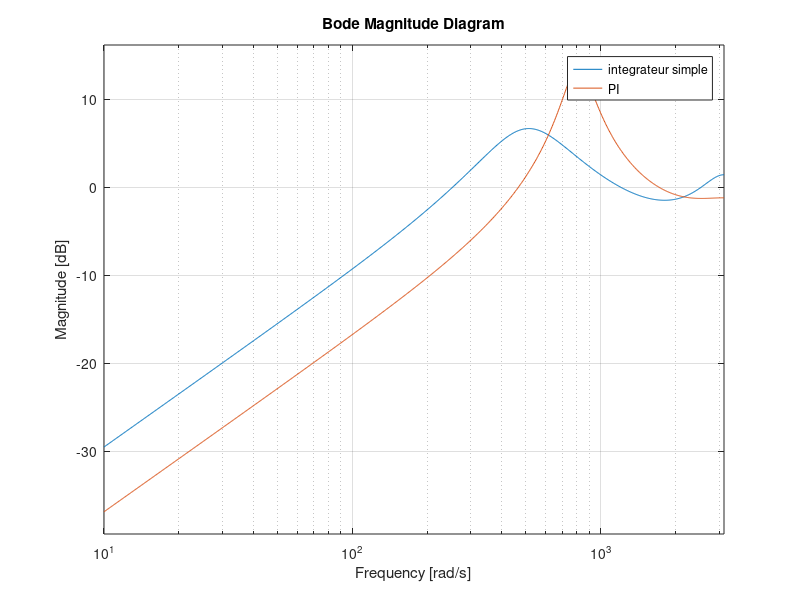
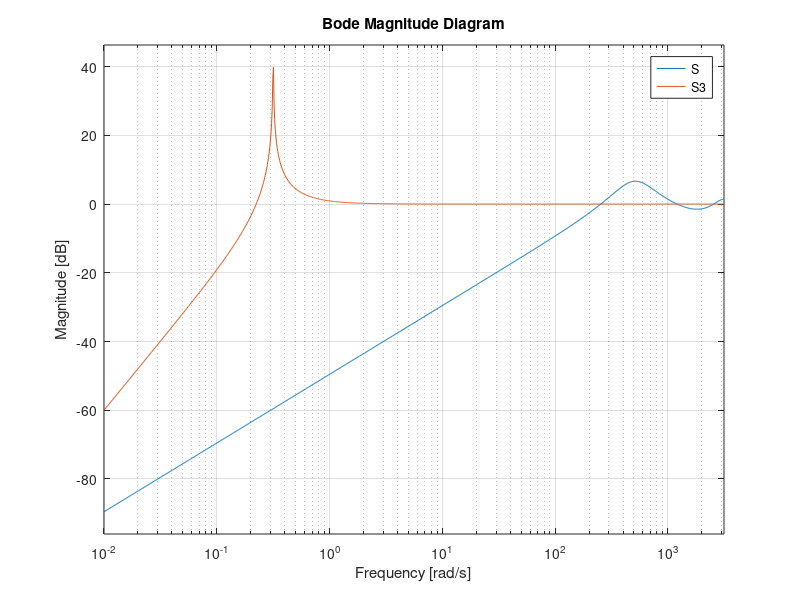

The MATLAB source for these figures, in order:
fs = 1000;
K = tf([0.3],[1,-1],1/fs);
G = tf([1],[1,0,0],1/fs);
S = feedback(1,G*K);
max(abs(eig(S)))

K2 = tf([0.5,0.2],[1,-1],1/fs);

S2 = feedback(1,G*K2);
max(abs(eig(S2)))

figure()
bodemag(S,S2)
legend('integrateur simple', 'PI')
K3 = tf([0.5],[1,-0.99],1/fs);
% figure()
% bodemag(K,K3)

% figure()
% bodemag(feedback(G*K,G*K),feedback(G*K3,G*K3))

w = logspace(log10(0.00001),log10(pi*fs),10000);
[mag,phase,wout] = bode(S,w);
trapz(wout,log(mag))
[mag,phase,wout] = bode(S2,w);
trapz(wout,log(mag))

%%
s = tf('s');
plop = 1/(s*s);
% plop = 1/s;
K3 = c2d(plop,1/fs);
K3 = K3*0.0001*fs;
S3 = feedback(1,G*K3);
S4 = feedback(1,G*K*K*0.1);
max(abs(eig(S3)))
figure()
bodemag(S,S3)
